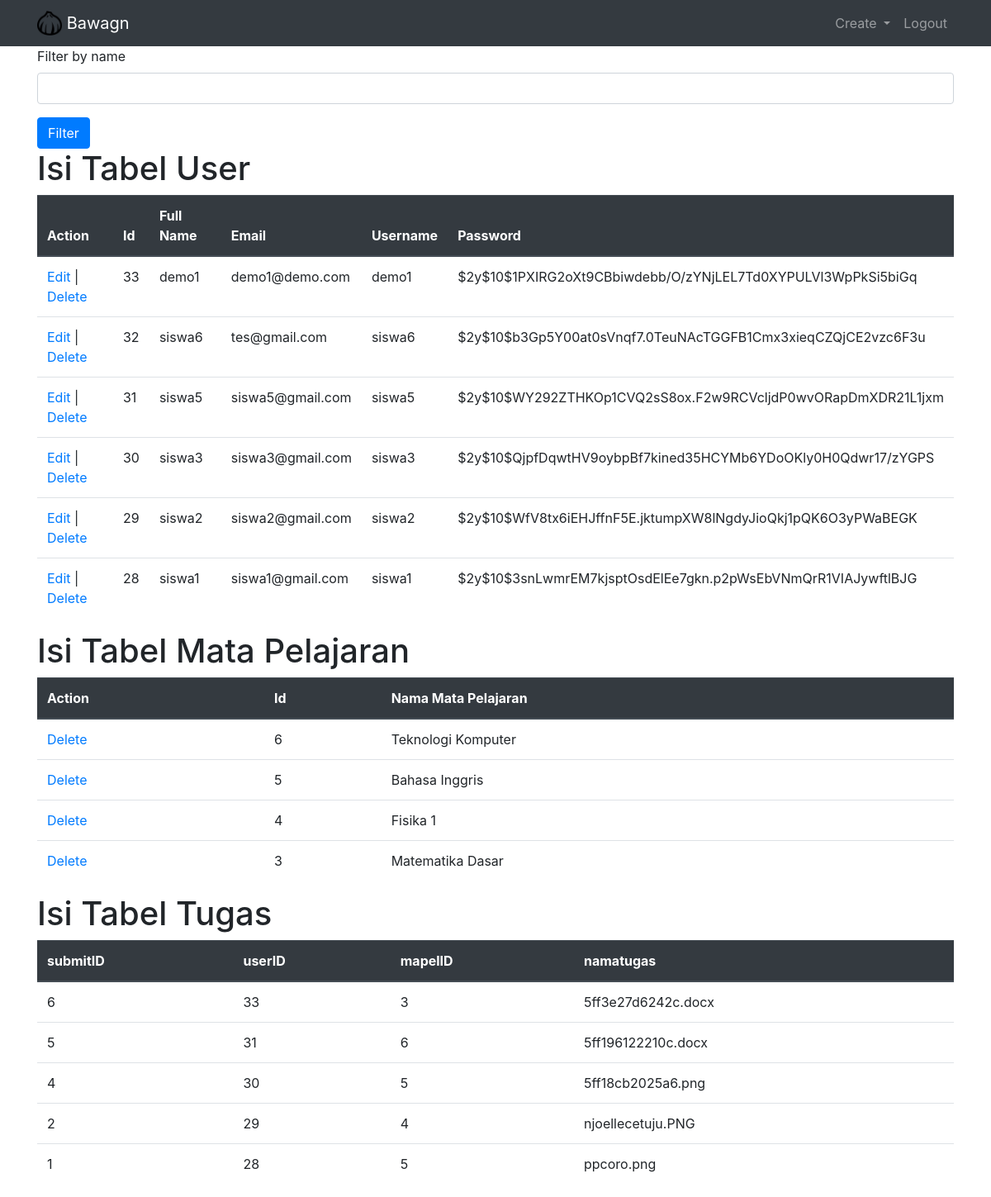
The page /bawagn/admin_topsecret.php (signed in) on the database its author committed.
### tables this page shows
CREATE TABLE `users` (
  `id` int(11) NOT NULL,
  `fullname` varchar(255) DEFAULT NULL,
  `email` varchar(50) NOT NULL,
  `username` varchar(20) NOT NULL,
  `password` varchar(255) NOT NULL
);

CREATE TABLE `matapelajaran` (
  `id` int(11) NOT NULL,
  `mapel` varchar(100) NOT NULL
);

CREATE TABLE `tugas` (
  `submitID` int(11) NOT NULL,
  `userID` int(11) NOT NULL,
  `mapelID` int(11) NOT NULL,
  `judultugas` varchar(100) NOT NULL,
  `namatugas` varchar(100) NOT NULL
);

### bawagn/_functions.php (called while the page is built, shortened)
<?php
$conn = mysqli_connect("localhost", "root", "", "fppweb");
function query($query){
  global $conn;
  $result = mysqli_query($conn, $query);
  $rows = [];
  while( $row = mysqli_fetch_assoc($result) ){
    $rows[] = $row;
  }
  return $rows;
}
 ?>

### bawagn/admin_topsecret.php (the view, shortened to what this page needs)
<?php
require '_functions.php';
$isitabel = query("SELECT * FROM users ORDER BY id DESC");
$isitabel2 = query("SELECT * FROM matapelajaran ORDER BY id DESC");
$isitabel3 = query("SELECT * FROM tugas ORDER BY submitID DESC");
?>
<!doctype html>
<html lang="en">
  <head>
    <link rel="stylesheet" href="css/bootstrap.min.css">
  </head>
  <body>
    <nav class="navbar navbar-expand-lg navbar-dark bg-dark">
      <div class="container">
        <a class="navbar-brand" href="admin_topsecret.php">
          <img src="assets/logo.png" width="30" height="30" class="d-inline-block align-top" alt="" loading="lazy">
          Bawagn
        </a>
          <div class="navbar-nav">
            <div class="nav-item dropdown">
              <a class="nav-link dropdown-toggle" href="#" id="navDropdown" role="button" data-toggle="dropdown" aria-haspopup="true" aria-expanded="false">Create
              </a>
            </div>
            <a class="nav-link" href="_logout.php">Logout</a>
          </div>
      </div>
    </nav>
    <div class="container">
      <form action="" method="post">
        <div class="form-group">
          <label for="filter1">Filter by name</label>
          <input type="text" class="form-control" name="keyword" id="filter1" autocomplete="off">
        </div>
        <button type="submit" name="filterout" class="btn btn-primary">Filter</button>
      </form>
    </div>
    <div class="container">
      <h1>Isi Tabel User</h1>
      <table class="table">
        <thead class="thead-dark">
          <tr>
            <th scope="col">Action</th>
            <th scope="col">Id</th>
            <th scope="col">Full Name</th>
            <th scope="col">Email</th>
            <th scope="col">Username</th>
            <th scope="col">Password</th>
          </tr>
        </thead>
        <tbody>
          <?php foreach ($isitabel as $row) : ?>
          <tr>
            <td><a href="_update.php?id=<?= $row["id"]; ?>">Edit</a> | <a href="admin_deleteusers.php?id=<?= $row["id"]; ?>" onclick="return confirm('Hapus data?');">Delete</a></td>
            <td><?= $row["id"]; ?></td>
            <td><?= $row["fullname"]; ?></td>
            <td><?= $row["email"]; ?></td>
            <td><?= $row["username"]; ?></td>
            <td><?= $row["password"]; ?></td>
          </tr>
        <?php endforeach; ?>
        </tbody>
      </table>
    </div>
    <div class="container">
      <h1>Isi Tabel Mata Pelajaran</h1>
      <table class="table">
        <thead class="thead-dark">
          <tr>
            <th scope="col">Action</th>
            <th scope="col">Id</th>
            <th scope="col">Nama Mata Pelajaran</th>
          </tr>
        </thead>
        <tbody>
          <?php foreach ($isitabel2 as $row) : ?>
          <tr>
            <td><a href="admin_deletemapel.php?id=<?= $row["id"]; ?>" onclick="return confirm('Hapus data?');">Delete</a></td>
            <td><?= $row["id"]; ?></td>
            <td><?= $row["mapel"]; ?></td>
          </tr>
        <?php endforeach; ?>
        </tbody>
      </table>
    </div>
    <div class="container">
      <h1>Isi Tabel Tugas</h1>
      <table class="table">
        <thead class="thead-dark">
          <tr>
            <th scope="col">submitID</th>
            <th scope="col">userID</th>
            <th scope="col">mapelID</th>
            <th scope="col">namatugas</th>
          </tr>
        </thead>
        <tbody>
          <?php foreach ($isitabel3 as $row) : ?>
          <tr>
            <td><?= $row["submitID"]; ?></td>
            <td><?= $row["userID"]; ?></td>
            <td><?= $row["mapelID"]; ?></td>
            <td><?= $row["namatugas"]; ?></td>
          </tr>
        <?php endforeach; ?>
        </tbody>
      </table>
    </div>
  </body>
</html>

### rows shown on the page
users: id "33", fullname "demo1", email "demo1@demo.com", username "demo1", password "$2y$10$1PXIRG2oXt9CBbiwdebb/O/zYNjLEL7Td0XYPULVl3WpPkSi5biGq"
users: id "32", fullname "siswa6", email "tes@gmail.com", username "siswa6", password "$2y$10$b3Gp5Y00at0sVnqf7.0TeuNAcTGGFB1Cmx3xieqCZQjCE2vzc6F3u"
users: id "31", fullname "siswa5", email "siswa5@gmail.com", username "siswa5", password "$2y$10$WY292ZTHKOp1CVQ2sS8ox.F2w9RCVcljdP0wvORapDmXDR21L1jxm"
users: id "30", fullname "siswa3", email "siswa3@gmail.com", username "siswa3", password "$2y$10$QjpfDqwtHV9oybpBf7kined35HCYMb6YDoOKly0H0Qdwr17/zYGPS"
users: id "29", fullname "siswa2", email "siswa2@gmail.com", username "siswa2", password "$2y$10$WfV8tx6iEHJffnF5E.jktumpXW8lNgdyJioQkj1pQK6O3yPWaBEGK"
users: id "28", fullname "siswa1", email "siswa1@gmail.com", username "siswa1", password "$2y$10$3snLwmrEM7kjsptOsdElEe7gkn.p2pWsEbVNmQrR1VIAJywftlBJG"
matapelajaran: id "6", mapel "Teknologi Komputer"
matapelajaran: id "5", mapel "Bahasa Inggris"
matapelajaran: id "4", mapel "Fisika 1"
matapelajaran: id "3", mapel "Matematika Dasar"
tugas: submitID "6", userID "33", mapelID "3", namatugas "5ff3e27d6242c.docx"
tugas: submitID "5", userID "31", mapelID "6", namatugas "5ff196122210c.docx"
tugas: submitID "4", userID "30", mapelID "5", namatugas "5ff18cb2025a6.png"
tugas: submitID "2", userID "29", mapelID "4", namatugas "njoellecetuju.PNG"
tugas: submitID "1", userID "28", mapelID "5", namatugas "ppcoro.png"
